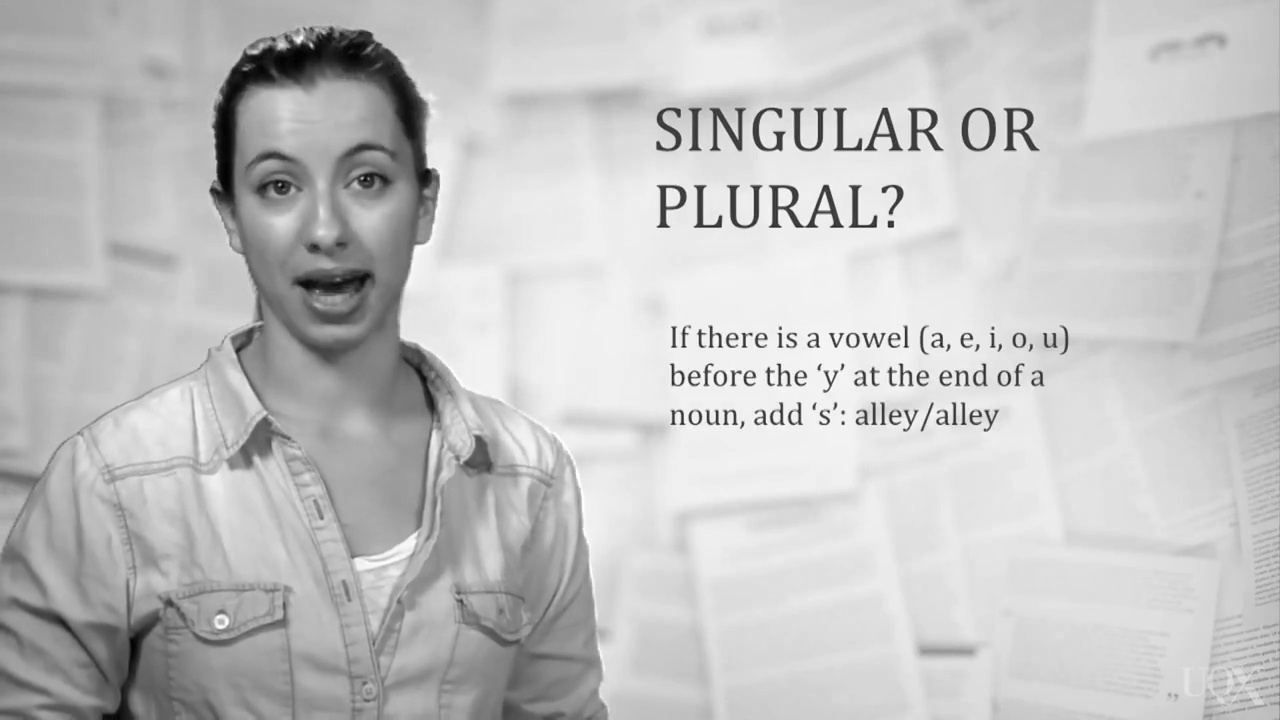
#> input picture Get Different Frames/02/image/1013-Size.jpg, 1280 x 720 px, given in place of 114.mp4, which was not available
$ python project.py   (older library calls are emulated)
#> lines starting #> are read from the running program, lines starting #| are printed output that depends on the picture; after the words box and inside, x2 and y2 are one past the last pixel; in counts of white or black regions, pixels touching at a corner belong together; pictures that were not available may be replaced by others from this repository, and a replacement may not be noted
#> further down, frame is the input picture: shape (720, 1280, 3); min 0, max 255, mean 194.2
import cv2

# input video file
cap = cv2.VideoCapture('../../../FYP Videos/114.mp4')
# get frame rate
fps = cap.get(cv2.CAP_PROP_FPS)

previous_image = None
firstFrame = False
skipCountBySize = 0
skipCountByPixel = 0


# method for text detecting


def detectText(image, number):
#> called with number = 1
    height, width, channels = image.shape
    img = cv2.cvtColor(image, cv2.COLOR_BGR2GRAY)

    # linear contrast stretching
    minmax_img = cv2.normalize(img, 0, 255, norm_type=cv2.NORM_MINMAX)

    # Sobel
    sobel_img_x = cv2.Sobel(minmax_img, cv2.CV_8U, 1, 0, ksize=3)
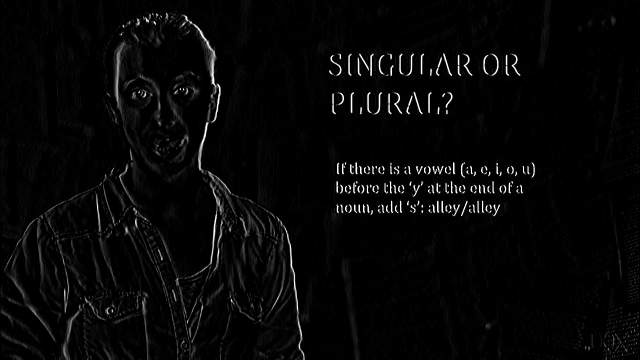
#> sobel_img_x: shape (720, 1280) (shown at 1/2 size); min 0, max 255, mean 7.1

    retval, threshold = cv2.threshold(sobel_img_x, 244, 255, cv2.THRESH_BINARY)
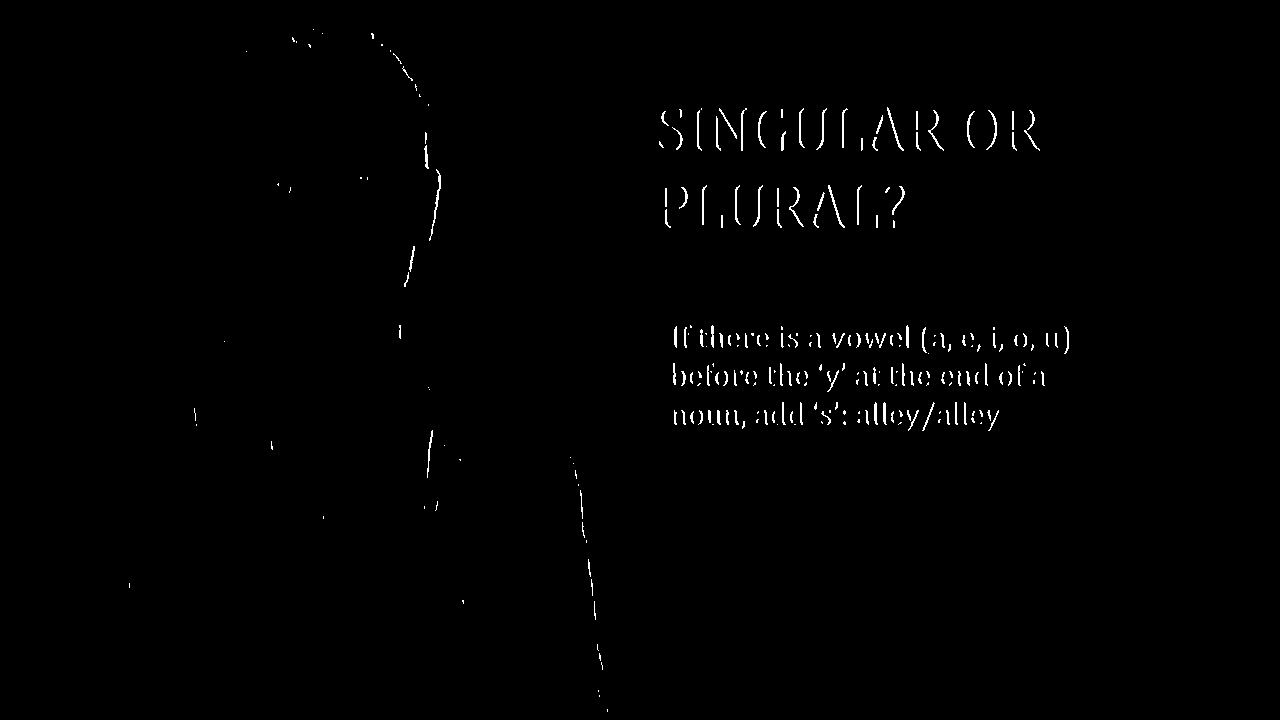
#> threshold: shape (720, 1280); 0.75% white in thin lines or dots, all inside (x1, y1, x2, y2) = (129, 29, 1069, 712)

    # Dilation
    kernel = cv2.getStructuringElement(cv2.MORPH_RECT, ksize=(10, 2), anchor=(-1, -1))
    img_dilate = cv2.morphologyEx(threshold, cv2.MORPH_DILATE, kernel, anchor=(-1, -1), iterations=2,
                                  borderType=cv2.BORDER_REFLECT, borderValue=255)
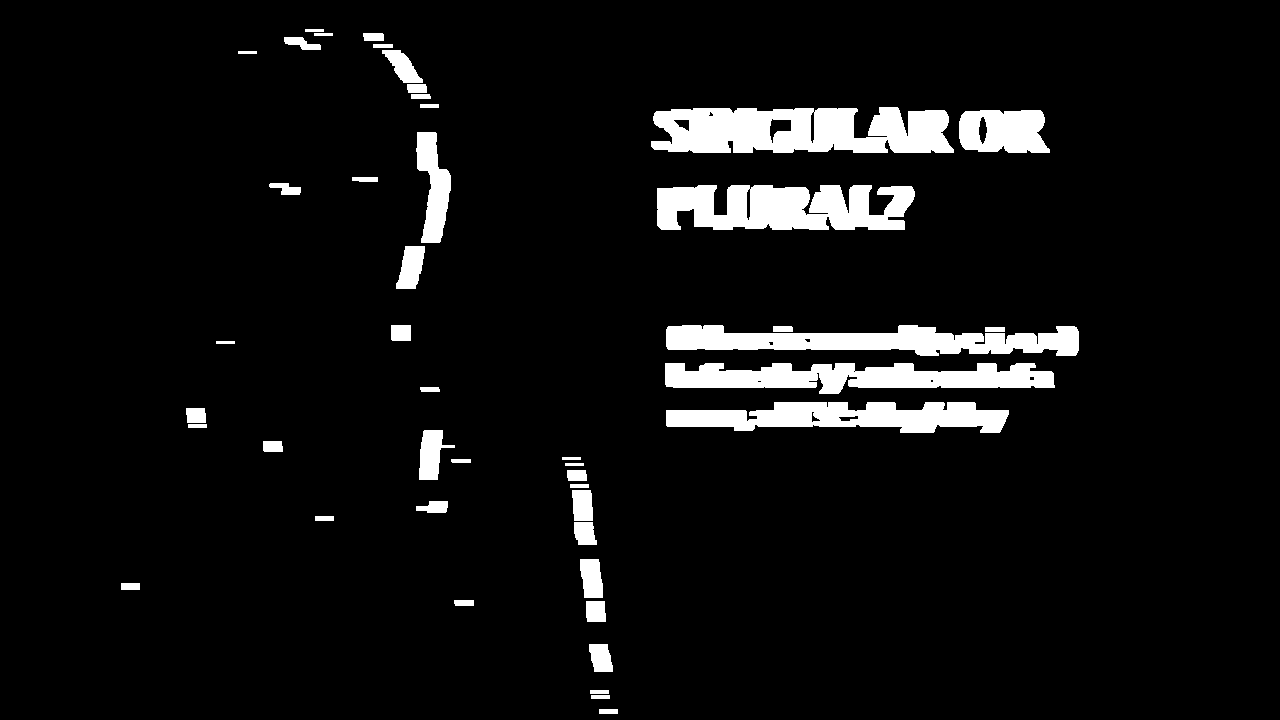
#> img_dilate: shape (720, 1280); 6.4% white; 46 white regions

    # Find Contours
    im2, contours, hierarchy = cv2.findContours(img_dilate, cv2.RETR_EXTERNAL, cv2.CHAIN_APPROX_SIMPLE)
#> contours = 46 contours; largest, box (x1, y1, x2, y2) and area: (651, 107, 954, 153) 11252, (657, 185, 915, 230) 8828, (666, 325, 1079, 356) 7736, (665, 363, 1055, 394) 7566, (666, 402, 1009, 433) 6922

    # GeaomatricalConstraints
    list = []
    max_width = 0
    max_width_x = 0

    for contour in contours:
        brect = cv2.boundingRect(contour)  # brect = (x,y,w,h)
        ar = brect[2] / brect[3]

        if ar > 2 and brect[2] > 40 and brect[3] > 20 and brect[3] < 100:
            list.append(brect)
            if (max_width < brect[2]):
                max_width = brect[2]
                max_width_x = brect[0]
#> this loop made 46 passes
#> (brect, ar, max_width, max_width_x) on passes 22, 24, 28: ((666, 402, 343, 31), 11.06, 343, 666), ((665, 363, 390, 31), 12.58, 390, 665), ((666, 325, 413, 31), 13.32, 413, 666)
#> after the loop, list = [(666, 402, 343, 31), (665, 363, 390, 31), (666, 325, 413, 31), (657, 185, 258, 45), (959, 110, 91, 43), (651, 107, 303, 46)]; max_width = 413; max_width_x = 666

    global previous_image
    global firstFrame
    global skipCountBySize
    global skipCountByPixel
    if max_width > 180:

        if not firstFrame:
            firstFrame = True
            # crop_img = threshold[0:height, max_width_x:max_width_x + max_width]
            crop_img = img[0:height, max_width_x:max_width_x + max_width]
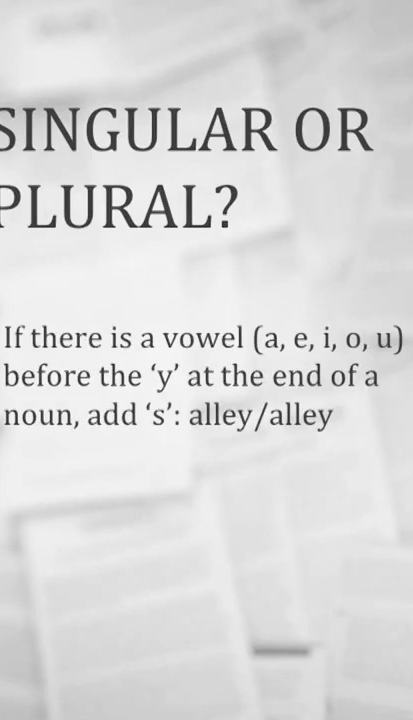
#> crop_img: shape (720, 413); min 30, max 255, mean 217.8
            retval, crop_img = cv2.threshold(crop_img, 150, 255, cv2.THRESH_BINARY)
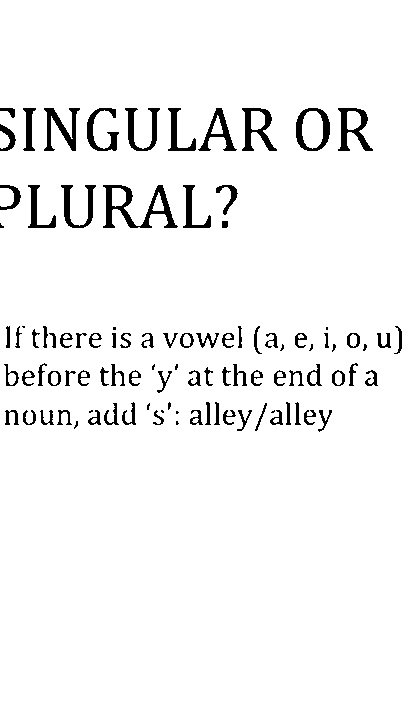
#> crop_img: shape (720, 413); 95.6% white; 99 black regions (18 under 20 px), largest, box (x1, y1, x2, y2) and area: (103, 185, 178, 228) 1107, (44, 108, 80, 151) 627, (338, 108, 373, 151) 620
            previous_image = crop_img
            cv2.imwrite("image/" + str(count) + "-start" + ".jpg", crop_img)
            cv2.imshow("Changed", img)

        else:
            crop_img_gray = img[0:height, max_width_x:max_width_x + max_width]
            retval, crop_img = cv2.threshold(crop_img_gray, 150, 255, cv2.THRESH_BINARY)

            if previous_image.shape == crop_img.shape:
                skipCountByPixel += 1
                if skipCountByPixel > 40:
                    skipCountByPixel = 0
                    skipCountBySize = 0

                    previous_image_NoneZeroPixel = cv2.countNonZero(previous_image);
                    current_image_NoneZeroPixel = cv2.countNonZero(crop_img)

                    height1, width1 = previous_image.shape
                    height2, width2 = crop_img.shape

                    previous_image_ZeroPixel = height1 * width1 - previous_image_NoneZeroPixel
                    current_image_ZeroPixel = height2 * width2 - current_image_NoneZeroPixel

                    x = previous_image_ZeroPixel + 100
                    y = previous_image_ZeroPixel - 100

                    if x < current_image_ZeroPixel or y > current_image_ZeroPixel:
                        previous_image = crop_img
                        cv2.imshow("Changed", img)
                        cv2.imwrite("image/" + str(count) + "-Pixel" + ".jpg", img)

                    # [30 lines of commented-out code are left out]

            else:
                skipCountBySize += 1
                if skipCountBySize > 40:
                    skipCountBySize = 0
                    skipCountByPixel = 0
                    previous_image = crop_img
                    cv2.imwrite("image/" + str(count) + "-Size" + ".jpg", img)
                    cv2.imshow("Changed", img)

    cv2.imshow('frame', image)
    # cv2.imshow('frame2', img_dilate)


if not cap.isOpened():
    print('ERROR FILE NOT FOUND OR WRONG CODEC USED!')
count = 1
while cap.isOpened():
    ret, frame = cap.read()

    if ret:
        # time.sleep(1 / fps)  # to run according to frame rate otherwise it go on highSpeed
        # convert BGR to GrayScale
        detectText(frame, count)
        count += 1
        if cv2.waitKey(1) & 0xFF == ord('q'):
#> (key q is pressed here)
            break
    else:
        break

cap.release()

$ run again, on Get Different Frames/02/image/10474-Size.jpg
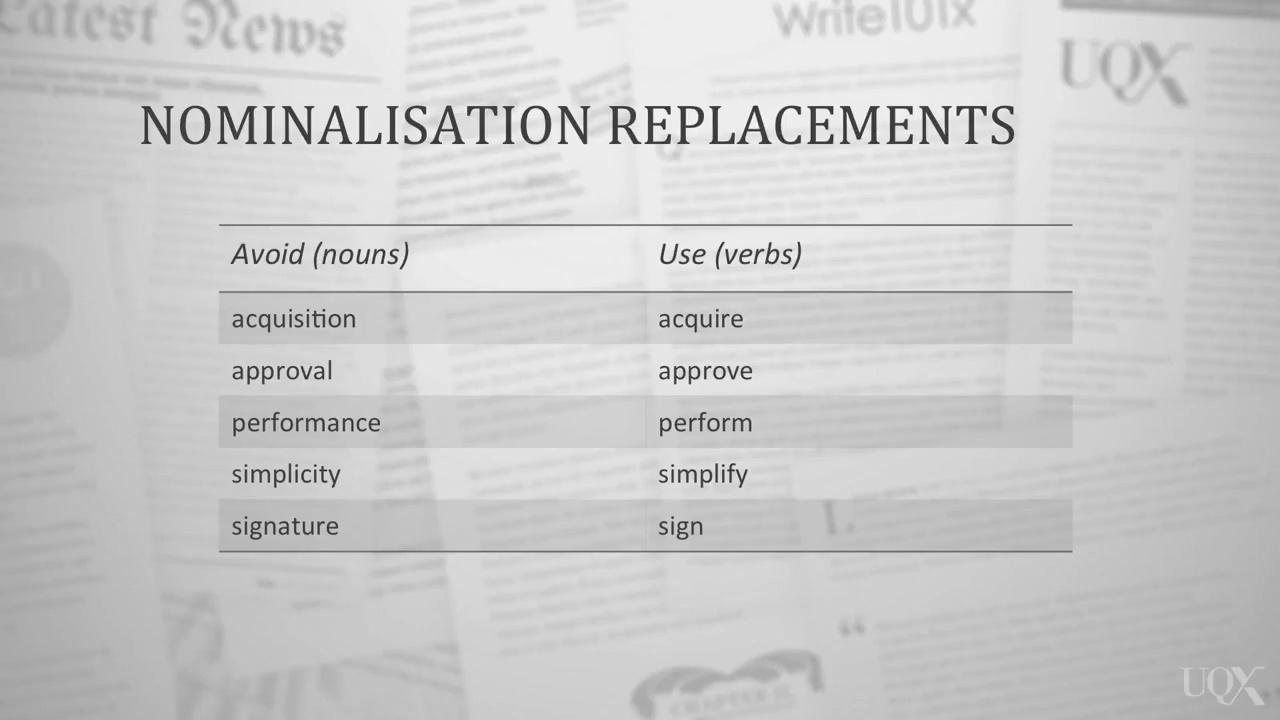
#> input picture Get Different Frames/02/image/10474-Size.jpg, 1280 x 720 px, given in place of 114.mp4, which was not available
#> frame is the input picture: shape (720, 1280, 3); min 33, max 253, mean 202.9
#> in detectText, `retval, threshold = cv2.threshold(sobel_img_x, 244, 255, cv2.THRESH_BI..`:
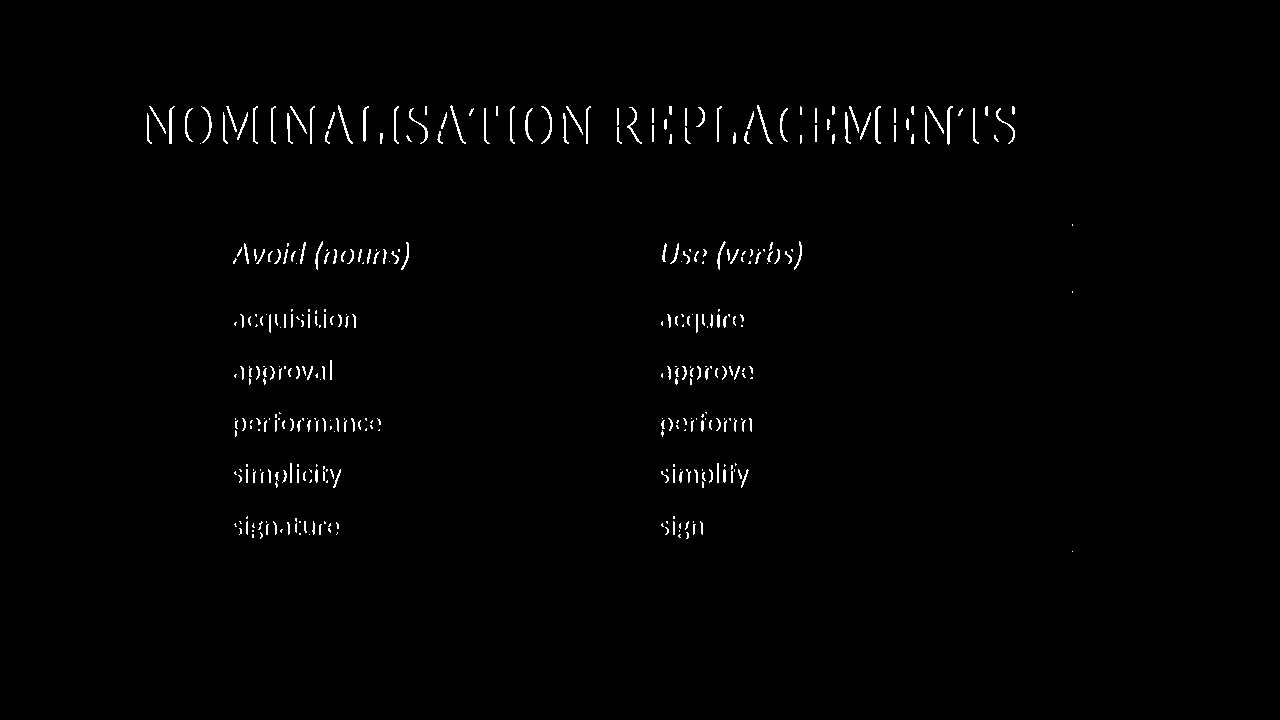
#> threshold: shape (720, 1280); 0.99% white in thin lines or dots, all inside (x1, y1, x2, y2) = (147, 105, 1073, 552)
#> img_dilate: shape (720, 1280); 6.6% white; 17 white regions
#> contours = 17 contours; largest, box (x1, y1, x2, y2) and area: (139, 105, 601, 146) 16916, (609, 105, 1025, 147) 14826, (225, 241, 419, 272) 3901, (654, 241, 812, 272) 3358, (227, 412, 391, 439) 2590
#> the loop in detectText, `for contour in contours:` made 17 passes
#> (brect, ar, max_width, max_width_x) on passes 2, 3, 5, 7, 14, 16, 17: ((653, 516, 60, 25), 2.4, 60, 653), ((226, 516, 123, 25), 4.92, 123, 226), ((226, 463, 125, 27), 4.63, 125, 226), ((227, 412, 164, 27), 6.07, 164, 227), ((225, 241, 194, 31), 6.26, 194, 225), ((609, 105, 416, 42), 9.9, 416, 609), ((139, 105, 462, 41), 11.27, 462, 139)
#> after the loop in detectText, `for contour in contours:`: list = 14 items, first 6: (653, 516, 60, 25), (226, 516, 123, 25), (653, 463, 106, 27), (226, 463, 125, 27), (653, 412, 109, 27), (227, 412, 164, 27); max_width = 462; max_width_x = 139
#> in detectText, `retval, crop_img = cv2.threshold(crop_img, 150, 255, cv2.THRESH_BINARY)`:
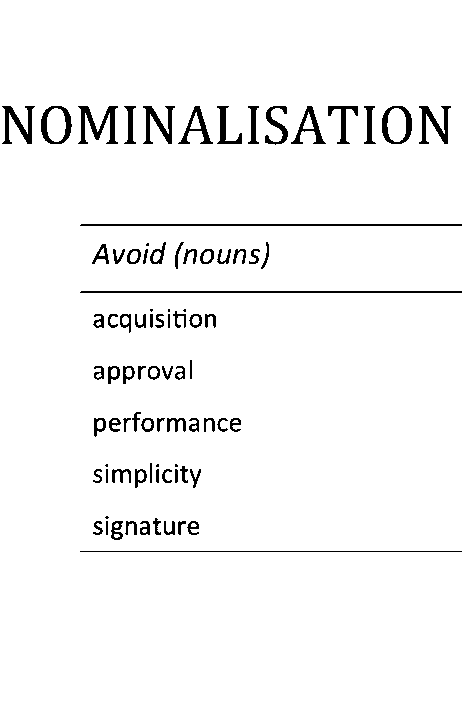
#> crop_img: shape (720, 462); 96.3% white; 85 black regions (8 under 20 px), largest, box (x1, y1, x2, y2) and area: (80, 224, 462, 226) 763, (80, 291, 462, 293) 763, (78, 106, 118, 144) 647
